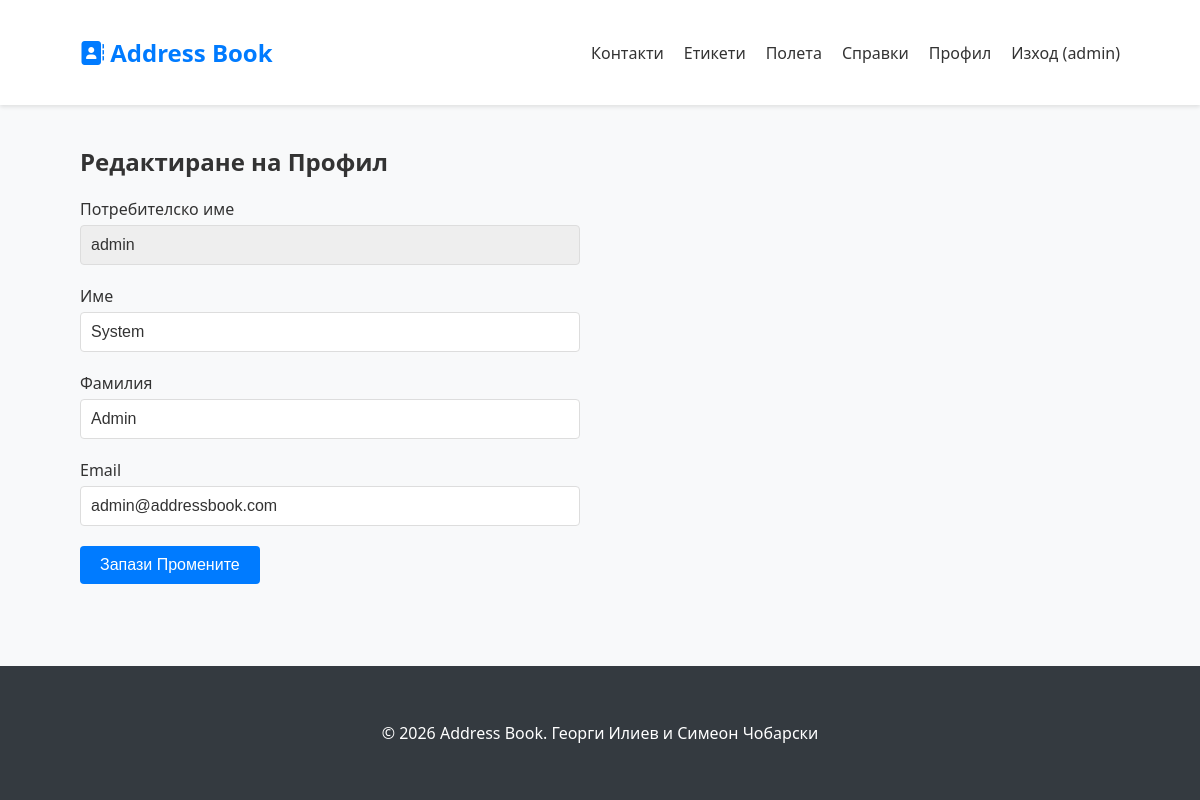
The page /auth/profile.php (signed in) on the database its author committed.
### tables this page shows
CREATE TABLE IF NOT EXISTS `users` ( 
  `id` int(11) NOT NULL AUTO_INCREMENT,
  `username` varchar(50) NOT NULL,
  `password` varchar(255) NOT NULL,
  `role` enum('admin','employee','client') NOT NULL DEFAULT 'client',
  `first_name` varchar(100) NOT NULL,
  `last_name` varchar(100) NOT NULL,
  `email` varchar(100) DEFAULT NULL,
  PRIMARY KEY (`id`),
  UNIQUE KEY `username` (`username`)
);

### classes/User.php (called while the page is built, shortened)
<?php
class User
{
    private $pdo;
    public function __construct($pdo)
    {
        $this->pdo = $pdo;
    }
    public function getUserById($id)
    {
        try {
            $stmt = $this->pdo->prepare("SELECT id, username, first_name, last_name, email, role FROM users WHERE id = :id");
            $stmt->execute([':id' => $id]);
            return $stmt->fetch();
        } catch (PDOException $e) {
            return false;
        }
    }
}

### auth/profile.php (the view, shortened to what this page needs)
<?php
require_once '../layouts/header.php';
require_once '../classes/User.php';
$userObj = new User($pdo);
$user = $userObj->getUserById($_SESSION['user_id']);
?>
<h2>Редактиране на Профил</h2>
<form method="POST" action="profile.php" style="max-width: 500px;">
    <div class="form-group">
        <label>Потребителско име</label>
        <input type="text" class="form-control" value="<?= htmlspecialchars($user['username']) ?>" disabled style="background: #eee;">
    </div>
    <div class="form-group">
        <label>Име</label>
        <input type="text" name="first_name" class="form-control" value="<?= htmlspecialchars($user['first_name']) ?>" required>
    </div>
    <div class="form-group">
        <label>Фамилия</label>
        <input type="text" name="last_name" class="form-control" value="<?= htmlspecialchars($user['last_name']) ?>" required>
    </div>
    <div class="form-group">
        <label>Email</label>
        <input type="email" name="email" class="form-control" value="<?= htmlspecialchars($user['email']) ?>">
    </div>
    <button type="submit" class="btn btn-primary">Запази Промените</button>
</form>
<?php require_once '../layouts/footer.php'; ?>

### assets/css/style.css (style rules this page uses)
:root { --primary-color: #007bff; --secondary-color: #6c757d; --success-color: #28a745; --danger-color: #dc3545; --warning-color: #ffc107; --bg-light: #f8f9fa; --bg-paper: #ffffff; --bg-dark: #343a40; --text-color: #333333; --border-color: #dddddd; --input-bg: #ffffff; }
* { box-sizing: border-box; transition: background-color 0.3s ease, color 0.3s ease; }
body { font-family: 'Segoe UI', Tahoma, Geneva, Verdana, sans-serif; margin: 0; padding: 0; background-color: var(--bg-light); color: var(--text-color); display: flex; flex-direction: column; min-height: 100vh; }
.form-group { margin-bottom: 20px; }
.form-group label { display: block; margin-bottom: 5px; font-weight: 500; }
.form-control { width: 100%; padding: 10px; border: 1px solid var(--border-color); background-color: var(--input-bg); color: var(--text-color); border-radius: 4px; font-size: 1rem; }
.btn { display: inline-block; padding: 10px 20px; border: none; border-radius: 4px; cursor: pointer; font-size: 1rem; transition: background 0.3s; }
.btn-primary { background-color: var(--primary-color); color: #fff; }

### rows shown on the page
users: username "admin", first_name "System", last_name "Admin", email "admin@addressbook.com"

### other values the page prints
$_SESSION['username'] "admin"
